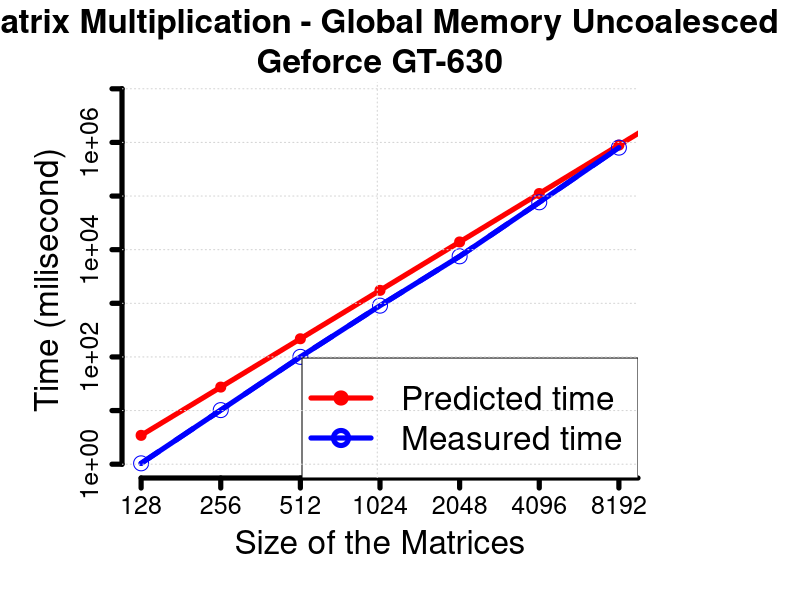
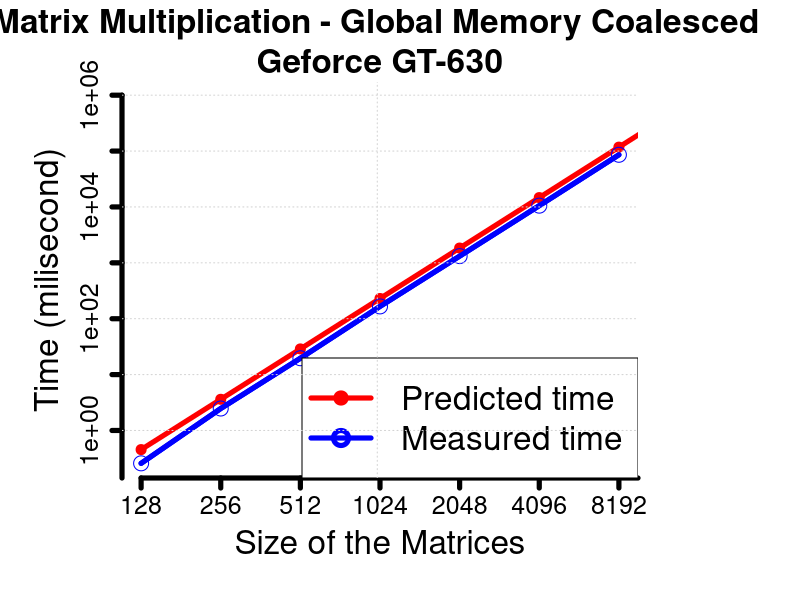
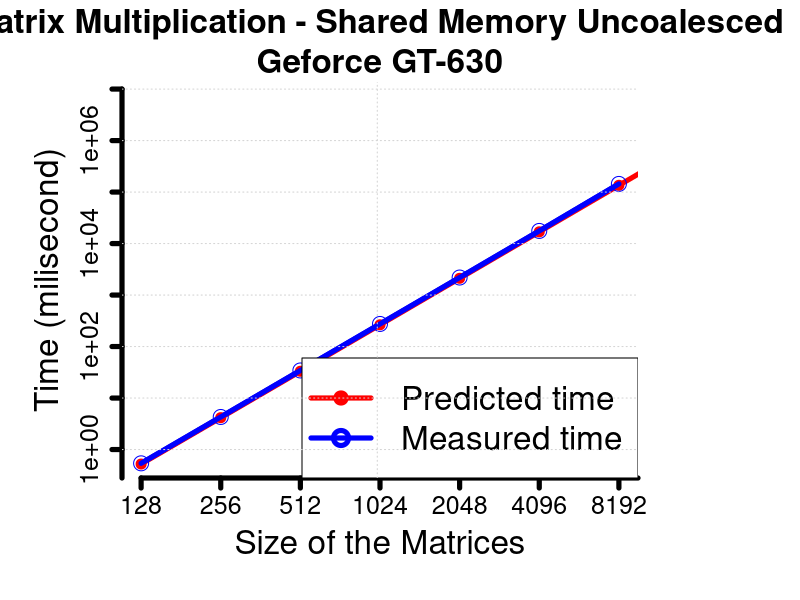
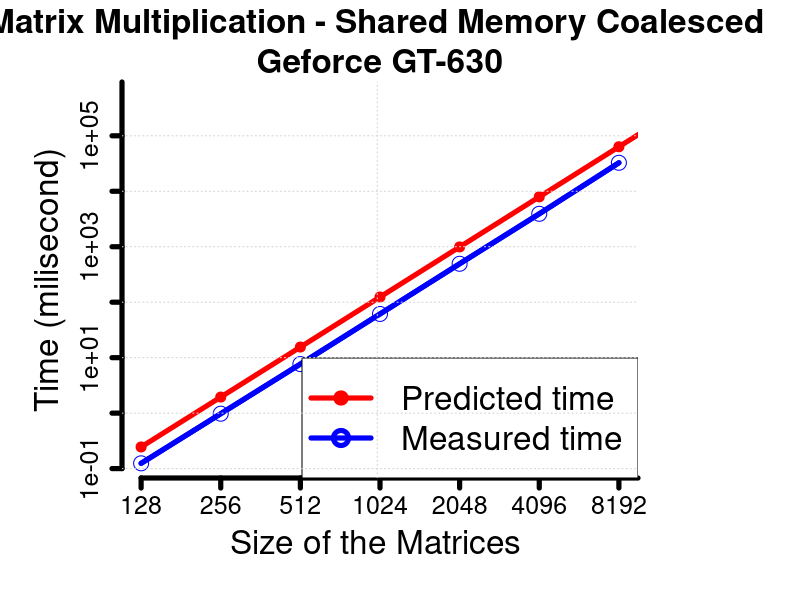
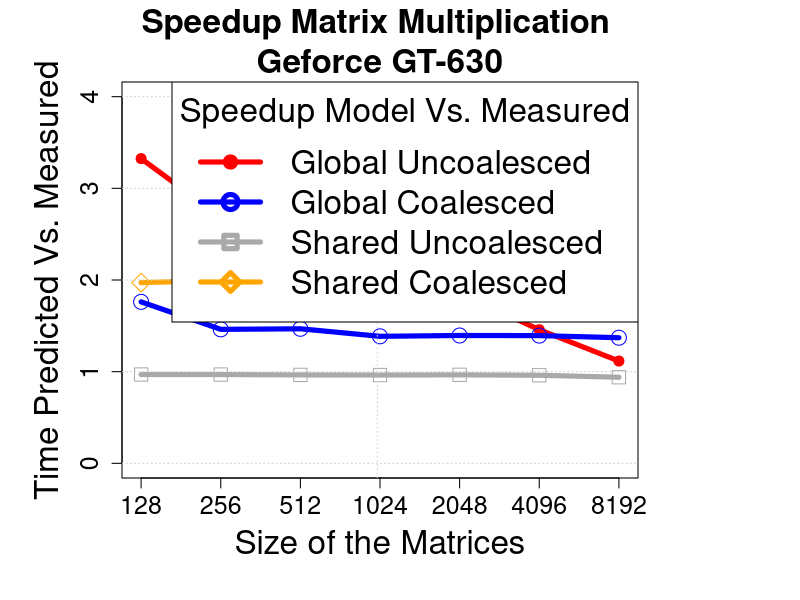
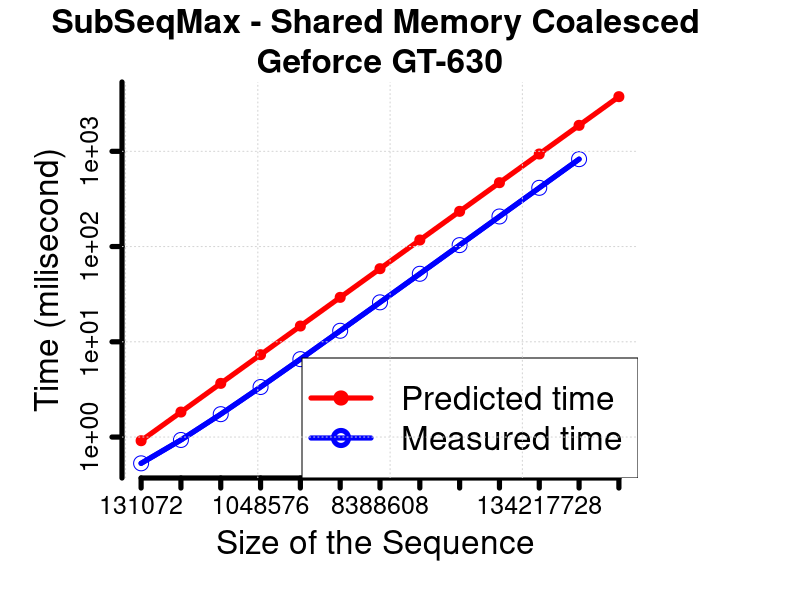
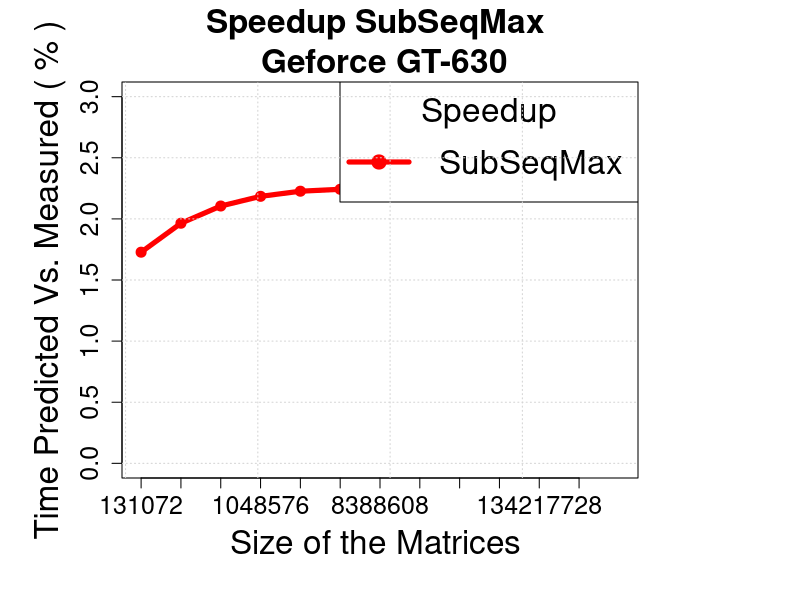

These charts were generated, in order, by the following R code:
setwd("/home/marcos/Dropbox/Doctorate/Results/Version3/gt-630/")

GPU <- "Geforce GT-630"

# The palette of color
cbbPalette <- c("red", "blue", "darkgray", "orange","black","lightblue", "lightblue","violet")

matMulGmUnSP <- 0
matMulGmCoSP <- 0
matMulSmUnSP <- 0
matMulSmCoSP <- 0
SubSeqMax <- 0

temp <- as.matrix(read.table("./matMul-Gm-Un-SP.txt", sep="\t", header=F,fill = TRUE))
for (i in 1:7){
  matMulGmUnSP[i]<- mean(temp[i,1:10])
}

temp <- as.matrix(read.table("./matMul-Gm-SP.txt", sep="\t", header=F,fill = TRUE))
for (i in 1:7){
  matMulGmCoSP[i]<- mean(temp[i,1:10])
}


temp <- as.matrix(read.table("./matMul-Sm-Un-SP.txt", sep="\t", header=F,fill = TRUE))
for (i in 1:7){
  matMulSmUnSP[i]<- mean(temp[i,1:10])
}

temp <- as.matrix(read.table("./matMul-Sm-SP.txt", sep="\t", header=F,fill = TRUE))
for (i in 1:7){
  matMulSmCoSP[i]<- mean(temp[i,1:10])
}


temp <- as.matrix(read.table("./SubSeqMax.txt", sep="\t", header=F,fill = TRUE))
for (i in 1:12){
  SubSeqMax[i]<- mean(temp[i,1:10])
}


Nn <- 7:14;
N <- 2^Nn;

syzeBytes <- N*2*4; # Bytes

numberMultiplication <- N;
numberSumas <- N;


tileWidth <- 16;
threadsPerBlock <- tileWidth*tileWidth;

gridsizes <- as.integer((N +  tileWidth -1)/tileWidth);
blocksize <- gridsizes*gridsizes
numberthreads <- threadsPerBlock * blocksize;


PCoresNumber_GT630 <- 96;
clockFrequency_GT630 <- 1620; # Mhz  
cycleMulKepler <- 20;
cycleSumKepler <- 10;
cycleFMA <- 2

memoryBusWidth_GT630 <- 128/8; # Bytes
memoryClockRate_GT630 <- 667; # Mhz
latencySharedMemory <- 5; #Cycles per processor
latencyGlobalMemory <- latencySharedMemory* 100; #Cycles per processor

bandWidth_GT630 <-  memoryClockRate_GT630 * memoryBusWidth_GT630 *2; # MB/s
flopsTheoreticalpeaK_GT630 <- clockFrequency_GT630 * PCoresNumber_GT630; # Mflops/second


GDDR5SizeMB_GT630 <- 2048; # MB
L2CacheSize_GT630 <- 128; # Kb
sharedMemorySize_GT630 <- 48;  # Kb
L1CacheSizeKB_GT630 <- 16; # Kb
registersPerBlock_GT630 <- 32; # Kb


### BSP MULTILEVEL MEMORY

#Cycles operations per Threadoperation
tempOperationcycles <- ((numberMultiplication * cycleFMA) + (0 * cycleSumKepler)) * numberthreads;
# Miliseconds
timeComputationKernel <-  (tempOperationcycles/ (flopsTheoreticalpeaK_GT630*10^6))*10^3; 
# Miliseconds
#communicationLatencyKernel <- (syzeBytes + 16)*numberthreads/(bandWidth_GT630*10^6)*10^3; 
# Miliseconds

globalLoadTrans <- numberthreads*N/2;
globalStoreTrans <- numberthreads;

processorLatencyGlobal <- (globalStoreTrans*latencyGlobalMemory  + globalLoadTrans*latencyGlobalMemory)/(flopsTheoreticalpeaK_GT630*10^6)*10^3;

# MODEL Multi_BSP_GPUModelPredictionTime Miliseconds
timeKernel_GM_Un <- timeComputationKernel + processorLatencyGlobal;

SpeedupMatMulGmUnSP_GT630 <- timeKernel_GM_Un[1:7]/matMulGmUnSP;

############ MatMul GLobal Memory UnCoalesced 

png(filename="./images/MatMul-Gm-Un-SP.png", width=1200, height=800)
par(mar=c(6, 6, 4, 8) + 0.1)
plot(N[1:7], matMulGmUnSP[1:7],type="l",log="xy", lty = 2, lwd=c(5,5), yaxt="n",xaxt="n", 
     ylim=c(min(matMulGmUnSP,timeKernel_GM_Un), c(max(matMulGmUnSP,timeKernel_GM_Un))), xlim=c(128, 8192), 
     col = "blue", ylab = "Time (milisecond)", xlab = "Size of the Matrices",  cex.lab=2,cex.main=2,
     main = paste("Matrix Multiplication - Global Memory Uncoalesced \n", GPU, sep =""), axes = FALSE);

lines(N, timeKernel_GM_Un, col = "red",lwd=c(5,5));
points(N, timeKernel_GM_Un, col = "red", type = "p",pch=20,cex = 2)

lines(N[1:7], matMulGmUnSP[1:7], col = "blue",lwd=c(5,5));
points(N[1:7], matMulGmUnSP, col = "blue", pch=21,cex = 2);

axis(1, at = c(N), labels = c(N), cex.axis = 1.5,lwd=c(5,5))

y <- floor(log10(range(matMulGmUnSP,timeKernel_GM_Un)))
pow <- seq(y[1], y[2]+1);
axis(2, 10^pow, cex.axis = 1.5,lwd=c(5,5));

legend('bottomright', c("Predicted time","Measured time"), 
       lty=1, col=c("red","blue"), pch=c(20,21), lwd=c(5,5), cex=2)

grid()
dev.off()



############ MatMul GLobal Memory Coalesced #################

globalLoadTrans <- numberthreads*N/16;
globalStoreTrans <- numberthreads/8;

processorLatencyGlobal <- (globalStoreTrans*latencyGlobalMemory  + globalLoadTrans*latencyGlobalMemory)/(flopsTheoreticalpeaK_GT630*10^6)*10^3;

# MODEL Multi_BSP_GPUModelPredictionTime Miliseconds
timeKernel_GM_Co <- timeComputationKernel + processorLatencyGlobal;
SpeedupMatMulGmCoSP_GT630 <- timeKernel_GM_Co[1:7]/matMulGmCoSP;

png(filename="./images/MatMul-Gm-Co-SP.png", width=1200, height=800)
par(mar=c(6, 6, 4, 8) + 0.1)
plot(N[1:7], matMulGmCoSP[1:7],type="l",log="xy", lty = 1, lwd=c(5,5), yaxt="n",xaxt="n", 
     ylim=c(min(matMulGmCoSP,timeKernel_GM_Co), c(max(matMulGmCoSP,timeKernel_GM_Co))), xlim=c(128, 8192), 
     col = "blue", ylab = "Time (milisecond)", xlab = "Size of the Matrices",  cex.lab=2,cex.main=2,
     main = paste("Matrix Multiplication - Global Memory Coalesced \n", GPU, sep =""), axes = FALSE);

lines(N, timeKernel_GM_Co, col = "red",lwd=c(5,5));
points(N, timeKernel_GM_Co, col = "red", type = "p",pch=20,cex = 2)

lines(N[1:7], matMulGmCoSP[1:7], col = "blue",lwd=c(5,5));
points(N[1:7], matMulGmCoSP, col = "blue", pch=21,cex = 2);

axis(1, at = c(N), labels = c(N),cex.axis = 1.5,lwd=c(5,5))

y <- floor(log10(range(matMulGmCoSP,timeKernel_GM_Co)))
pow <- seq(y[1], y[2]+1);
axis(2, 10^pow, cex.axis = 1.5,lwd=c(5,5));

legend('bottomright', c("Predicted time","Measured time"), 
       lty=1, col=c("red","blue"), pch=c(20,21), lwd=c(5,5), cex=2)
grid()
dev.off()


############ MatMul Shared Memory Un-Coalesced #################

globalLoadTrans <- numberthreads*N/16;
globalStoreTrans <- numberthreads/8;


sharedLoadTrans <- numberthreads*N;
sharedStoreTrans <- numberthreads;

processorLatencyGlobal <- ((globalStoreTrans + globalLoadTrans)*latencyGlobalMemory + (sharedLoadTrans + sharedStoreTrans)*latencySharedMemory)/(flopsTheoreticalpeaK_GT630*10^6)*10^3;

# MODEL Multi_BSP_GPUModelPredictionTime Miliseconds
timeKernel_SM_Un <- timeComputationKernel + processorLatencyGlobal;
SpeedupMatMulSmUnSP_GT630 <- timeKernel_SM_Un[1:7]/matMulSmUnSP;

png(filename="./images/MatMul-Sm-Un-SP.png", width=1200, height=800)
par(mar=c(6, 6, 4, 8) + 0.1)
plot(N[1:7], matMulSmUnSP[1:7],type="l",log="xy", lty = 1, lwd=c(5,5), yaxt="n",xaxt="n", 
     ylim=c(min(matMulSmUnSP,timeKernel_GM_Un), c(max(matMulSmUnSP,timeKernel_GM_Un))), xlim=c(128, 8192), 
     col = "blue", ylab = "Time (milisecond)", xlab = "Size of the Matrices",  cex.lab=2,cex.main=2,
     main = paste("Matrix Multiplication - Shared Memory Uncoalesced \n", GPU, sep =""), axes = FALSE);

lines(N, timeKernel_SM_Un, col = "red",lwd=c(5,5));
points(N, timeKernel_SM_Un, col = "red", type = "p",pch=20,cex = 2)

lines(N[1:7], matMulSmUnSP[1:7], col = "blue",lwd=c(5,5));
points(N[1:7], matMulSmUnSP, col = "blue", pch=21,cex = 2);

axis(1, at = c(N), labels = c(N), cex.axis = 1.5,lwd=c(5,5))

y <- floor(log10(range(matMulSmUnSP,timeKernel_SM_Un)))
pow <- seq(y[1], y[2]+1);
axis(2, 10^pow, cex.axis = 1.5,lwd=c(5,5));

legend('bottomright', c("Predicted time","Measured time"), 
       lty=1, col=c("red","blue"), pch=c(20,21), lwd=c(5,5), cex=2)
grid()
dev.off()


############ MatMul Shared Memory Coalesced #################
globalLoadTrans <- numberthreads*N/32;
globalStoreTrans <- numberthreads/16;


sharedLoadTrans <- numberthreads*N/16;
sharedStoreTrans <- numberthreads/8;

processorLatencyGlobal <- ((globalStoreTrans + globalLoadTrans)*latencyGlobalMemory + (sharedLoadTrans + sharedStoreTrans)*latencySharedMemory)/(flopsTheoreticalpeaK_GT630*10^6)*10^3;

# MODEL Multi_BSP_GPUModelPredictionTime Miliseconds
timeKernel_SM_Co <- timeComputationKernel + processorLatencyGlobal;
SpeedupMatMulSmCoSP_GT630 <- timeKernel_SM_Co[1:7]/matMulSmCoSP;


png(filename="./images/MatMul-Sm-Co-SP.png", width=1200, height=800)
par(mar=c(6, 6, 4, 8) + 0.1)
plot(N[1:7], matMulSmCoSP[1:7],type="l",log="xy", lty = 1, lwd=c(5,5), yaxt="n",xaxt="n", 
     ylim=c(min(matMulSmCoSP,timeKernel_SM_Co), c(max(matMulSmCoSP,timeKernel_SM_Co))), xlim=c(128, 8192), 
     col = "blue", ylab = "Time (milisecond)", xlab = "Size of the Matrices ",  cex.lab=2,cex.main=2,
     main = paste("Matrix Multiplication - Shared Memory Coalesced \n", GPU, sep =""), axes = FALSE);

lines(N, timeKernel_SM_Co, col = "red",lwd=c(5,5));
points(N, timeKernel_SM_Co, col = "red", type = "p",pch=20,cex = 2)

lines(N[1:7], matMulSmCoSP[1:7], col = "blue",lwd=c(5,5));
points(N[1:7], matMulSmCoSP, col = "blue", pch=21,cex = 2);

axis(1, at = c(N), labels = c(N), cex.axis = 1.5,lwd=c(5,5))

y <- floor(log10(range(matMulSmCoSP,timeKernel_SM_Un)))
pow <- seq(y[1], y[2]+1);
axis(2, 10^pow, cex.axis = 1.5,lwd=c(5,5));

legend('bottomright', c("Predicted time","Measured time"), 
       lty=1, col=c("red","blue"), pch=c(20,21), lwd=c(5,5), cex=2)
grid()
dev.off()


############ Difference between predicted and measured Time Matrix Multiplication ##############

png(filename="./images/speedup-MatMul.png", width=1200, height=800)
par(mar=c(6, 6, 4, 8) + 0.1)
plot(N[1:7], SpeedupMatMulGmUnSP_GT630, type="l",  log="x",axes = TRUE, xaxt="n", lty = 1, lwd=c(5,5), 
     ylim=c(0, 4), xlim=c(128, 8192),
     col=cbbPalette[1], ylab = "Time Predicted Vs. Measured", cex.axis=1.5, cex.lab=2, cex.main=2,
     xlab = "Size of the Matrices",  main = paste("Speedup Matrix Multiplication \n", GPU, sep=""));
     
points(N[1:7], SpeedupMatMulGmUnSP_GT630, col = cbbPalette[1], type = "p",pch=20,cex = 2)

lines(N[1:7], SpeedupMatMulGmCoSP_GT630, col = cbbPalette[2],lwd=c(5,5));
points(N[1:7], SpeedupMatMulGmCoSP_GT630, col = cbbPalette[2], type = "p",pch=21,cex = 2)

lines(N[1:7], SpeedupMatMulSmUnSP_GT630, col = cbbPalette[3],lwd=c(5,5));
points(N[1:7], SpeedupMatMulSmUnSP_GT630, col = cbbPalette[3], type = "p",pch=22,cex = 2)

lines(N[1:7], SpeedupMatMulSmCoSP_GT630, col = cbbPalette[4],lwd=c(5,5));
points(N[1:7], SpeedupMatMulSmCoSP_GT630, col = cbbPalette[4], type = "p",pch=23,cex = 2)

axis(1, at = c(N[1:7]), labels = c(N[1:7]), cex.axis = 1.5)
#axis(2, at=c(SpeedupMatMulGmUnSP_GT630), cex.axis = 1.5);

grid()

legend('topright', 
       lty=1, col=c(cbbPalette[1:4]), pch=c(20:23), lwd=c(5,5), cex=2, 
       legend=c("Global Uncoalesced","Global Coalesced","Shared Uncoalesced","Shared Coalesced"), title="Speedup Model Vs. Measured")

dev.off()

############ Maximum Subsequence GLobal Memory #################
### BSP MULTILEVEL MEMORY

Nn <- 17:29;
N <- 2^Nn;

gridsize <- 32;
blocksize <- 128

numberthreads <- gridsize * blocksize;

N_perBlock <- N/gridsize;
N_perThread <- N_perBlock/blocksize;

#Cycles operations per Threadoperation
tempOperationcycles <- 50 * numberthreads*N_perThread;
# Miliseconds
timeComputationKernel <-  (tempOperationcycles/ (flopsTheoreticalpeaK_GT630*10^6))*10^3; 
# Miliseconds
#communicationLatencyKernel <- (syzeBytes + 16)*numberthreads/(bandWidth_GT630*10^6)*10^3; 
# Miliseconds


globalLoadTrans <- numberthreads*N_perThread/32;
globalStoreTrans <- numberthreads*2*N_perThread;


sharedLoadTrans <- numberthreads*N_perThread*2;
sharedStoreTrans <- numberthreads*N_perThread*2;

processorLatencyGlobal <- ((globalStoreTrans + globalLoadTrans)*latencyGlobalMemory + (sharedLoadTrans + sharedStoreTrans)*latencySharedMemory)/(flopsTheoreticalpeaK_GT630*10^6)*10^3;

# MODEL Multi_BSP_GPUModelPredictionTime Miliseconds
timeKernel_timeKernel_SubSeqMax <- timeComputationKernel + processorLatencyGlobal;

SpeedupSubSeqMax <- timeKernel_timeKernel_SubSeqMax[1:12]/SubSeqMax;

png(filename="./images/SubSeqMax.png", width=1200, height=800)
par(mar=c(6, 6, 4, 8) + 0.1)
plot(N[1:12], SubSeqMax[1:12],type="l",log="xy", lty = 1, lwd=c(5,5), yaxt="n",xaxt="n", 
     ylim=c(min(SubSeqMax,timeKernel_timeKernel_SubSeqMax), c(max(SubSeqMax,timeKernel_timeKernel_SubSeqMax))), xlim=c(131072, 536870912), 
     col = "blue", ylab = "Time (milisecond)", xlab = "Size of the Sequence ",  cex.lab=2,cex.main=2,
     main = paste("SubSeqMax - Shared Memory Coalesced \n", GPU, sep=""), axes = FALSE);

lines(N, timeKernel_timeKernel_SubSeqMax, col = "red",lwd=c(5,5));
points(N, timeKernel_timeKernel_SubSeqMax, col = "red", type = "p",pch=20,cex = 2)

lines(N[1:12], SubSeqMax[1:12], col = "blue",lwd=c(5,5));
points(N[1:12], SubSeqMax, col = "blue", pch=21,cex = 2);

axis(1, at = c(N), labels = c(N), cex.axis = 1.5,lwd=c(5,5))

y <- floor(log10(range(SubSeqMax,timeKernel_timeKernel_SubSeqMax)))
pow <- seq(y[1], y[2]+1);
axis(2, 10^pow, cex.axis = 1.5,lwd=c(5,5));

legend('bottomright', c("Predicted time","Measured time"), 
       lty=1, col=c("red","blue"), pch=c(20,21), lwd=c(5,5), cex=2)
grid()
dev.off()



############ Difference between predicted and measured SubSequenceMaximum ##############

png(filename="./images/speedup-SubSeMax.png", width=1200, height=800)
par(mar=c(6, 6, 4, 8) + 0.1)
plot(N[1:12], SpeedupSubSeqMax, type="l",  log="x",axes = TRUE, lty = 1, lwd=c(5,5), xaxt="n",
     ylim=c(0, 3), xlim=c(131072, 536870912),
     col=cbbPalette[1], ylab = "Time Predicted Vs. Measured ( % )", cex.axis=1.5, cex.lab=2,cex.main=2,
     xlab = "Size of the Matrices ",  main = paste("Speedup SubSeqMax \n ", GPU, sep=""));
points(N[1:12], SpeedupSubSeqMax, col = cbbPalette[1], type = "p",pch=20,cex = 2)

axis(1, at = c(N[1:12]), labels = c(N[1:12]), cex.axis=1.5)
#axis(2, at=c(SpeedupMatSumGmUnSP_GT630));

legend('topright', 
       lty=1, col=c(cbbPalette[1]), pch=c(20), lwd=c(5,5), cex=2, 
       legend=c("SubSeqMax"), title="Speedup")
grid()
dev.off()



